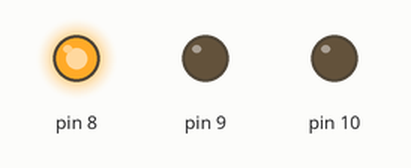
Recording of a sketch running on a simulated Arduino Uno, built with avr-gcc and run on an emulated ATmega328P. On the bench: output pins drawn as LEDs (lit = HIGH).

Above: at 0.2 s.
At 1.2 s:
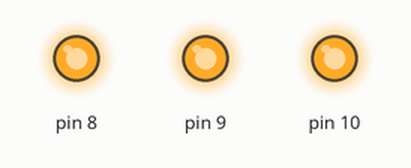
At 2.7 s:
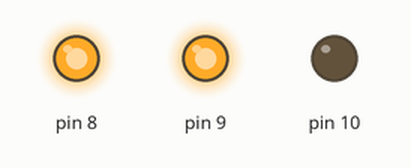
At 3.7 s:
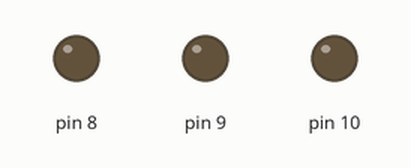
Timing chart, 0 to 4.6 s (numbered marks = the images above):
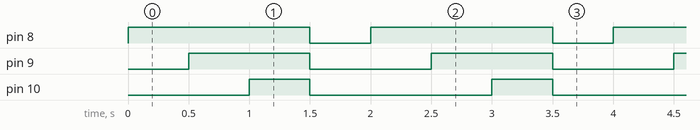

Measured:
- by itself, pin 8: alternates HIGH for 1.5 s and LOW for 0.50 s
- by itself, pin 9: alternates HIGH for 1.0 s and LOW for 1.0 s
- by itself, pin 10: alternates HIGH for 0.50 s and LOW for 1.5 s

The sketch:

sketch_dec20a.ino
```cpp
void setup() {
  pinMode(8, OUTPUT);
  pinMode(9, OUTPUT);
  pinMode(10, OUTPUT);
}

void loop() {
  digitalWrite(8, HIGH);
  delay(500);
  digitalWrite(9, HIGH);
  delay(500);
  digitalWrite(10, HIGH);
  delay(500);
  digitalWrite(8, LOW);
  digitalWrite(9, LOW);
  digitalWrite(10, LOW);
  delay(500);
}
```
